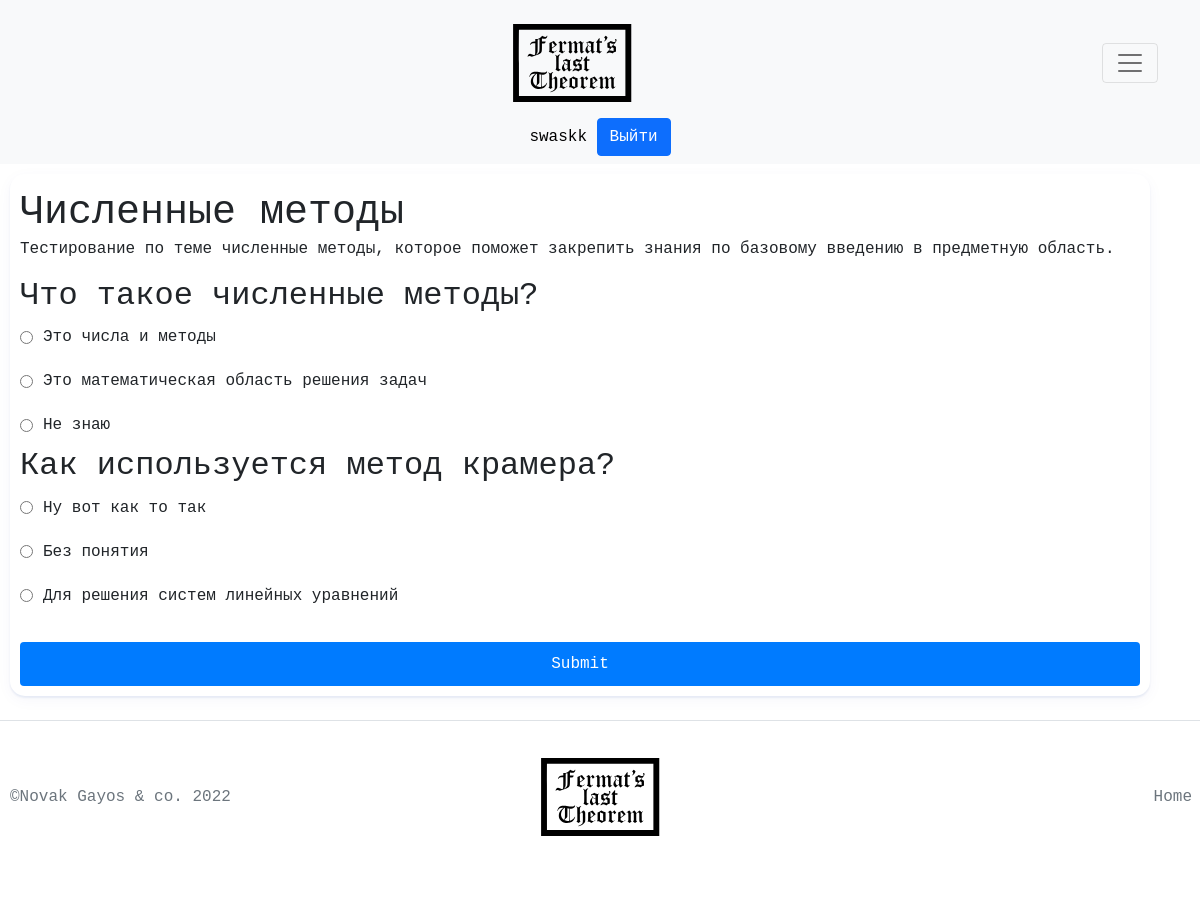
The app's page /quiz/1/ (signed in) with its own data.
### main/models.py (models this page shows, shortened)
class Quiz(models.Model):
    title = models.CharField(max_length=100)
    description = models.TextField()

class Question(models.Model):
    quiz = models.ForeignKey(Quiz, on_delete=models.CASCADE)
    text = models.TextField()

class Answer(models.Model):
    question = models.ForeignKey(Question,on_delete=models.CASCADE)
    text = models.CharField(max_length=200)
    is_correct = models.BooleanField(default=False)

### main/views.py (the view)
# urls.py: path('quiz/<int:quiz_id>/', views.quiz, name='quiz'),
@login_required
def quiz(request, quiz_id):
    quiz = Quiz.objects.get(id=quiz_id)
    questions = Question.objects.filter(quiz=quiz)
    return render(request, 'pages/quiz.html', {'quiz': quiz, 'questions': questions})

### main/templates/pages/quiz.html (shortened to what this page needs)
{% load static %}
<!doctype html>
<html>
<head>
	<link href="https://cdn.jsdelivr.net/npm/bootstrap@5.0.2/dist/css/bootstrap.min.css" rel="stylesheet"/>
	<link href="https://unpkg.com/aos@2.3.1/dist/aos.css" rel="stylesheet"/>
	<link rel="stylesheet" type="text/css" href="{% static 'css/quiz.css' %}"/>
	<link rel="stylesheet" type="text/css" href="{% static 'css/footer.css' %}"/>
</head>
<body class="h-100">
	{% include "header.html" %}
	{% block content %}
    <div class="card2">
    <h1>{{ quiz.title }}</h1>
<p>{{ quiz.description }}</p>
<form method="post" action="{% url 'submit_quiz' quiz.id %}">
  {% for question in questions %}
    <h2>{{ question.text }}</h2>
    {% for answer in question.answer_set.all %}
      <label>
        <input type="radio" name="answer_{{ question.id }}" value="{{ answer.id }}">
        {{ answer.text }}
      </label>
    {% endfor %}
  {% endfor %}
  <br>
  <button type="submit">Submit</button>
</form>
</div>
	{% endblock content %}
	{% include "footer.html" %}
</body>
</html>

### main/templates/header.html (shortened to what this page needs)
{% load static %}
<nav class="navbar navbar-light bg-light">
  <div class="container">
    <a href="/" class="navbar-brand mx-auto">
      <img src="{% static 'imgs\logoPet.svg' %}" width="120" height="100">
    </a>
    <button class="navbar-toggler" type="button" data-bs-toggle="collapse" data-bs-target="#navbarNavAltMarkup"
      aria-controls="navbarNavAltMarkup" aria-expanded="false" aria-label="Toggle navigation">
      <span class="navbar-toggler-icon"></span>
    </button>
  </div>
  <div class="mx-auto">
    {% if request.user.is_authenticated %}
    <a href="/profile/" class="profile_link">{{ request.user.username }}</a>
    <a class="btn btn-primary" href="/logout/">Выйти</a>
    {% else %}
    <a class="btn btn-outline-danger me-2" href="/login/">Войти</a>
    <a class="btn btn-outline-warning" href="/registration/">Регистрация</a>
    {% endif %}
  </div>
</nav>

### static/css/quiz.css (style rules this page uses)
body { font-family: 'Courier New', Courier, monospace; font-size: 16px; }
h1, h2 { margin: 0; }
form { display: flex; flex-direction: column; }
label { display: flex; align-items: center; margin: 10px 0; }
input[type="radio"] { margin-right: 10px; }
button[type="submit"] { padding: 10px; background-color: #007bff; color: #fff; border: none; border-radius: 4px; cursor: pointer; }
.card2 { background: white; width: 95%; height: 40%; margin: 10px; border-radius: 15px; box-shadow: 0 4px 16px rgb(0 51 153 / 4%), 0 2px 2px rgb(0 51 153 / 8%); padding: 10px; padding-top: 15px; }
.profile_link { text-decoration: none; color: black; }

### records on screen
Quiz: title "Численные методы", description "Тестирование по теме численные методы, которое поможет закрепить знания по базовому введению в предметную область."
Question: text "Что такое численные методы?"
Answer: text "Это числа и методы"
Answer: text "Это математическая область решения задач"
Answer: text "Не знаю"
Question: text "Как используется метод крамера?"
Answer: text "Ну вот как то так"
Answer: text "Без понятия"
Answer: text "Для решения систем линейных уравнений"

### other values on screen
{{ request.user.username }} "swaskk"
